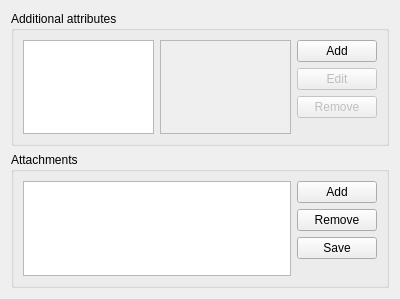
<?xml version="1.0" encoding="UTF-8"?>
<ui version="4.0">
 <class>EditEntryWidgetAdvanced</class>
 <widget class="QWidget" name="EditEntryWidgetAdvanced">
  <property name="geometry">
   <rect>
    <x>0</x>
    <y>0</y>
    <width>400</width>
    <height>299</height>
   </rect>
  </property>
  <layout class="QVBoxLayout" name="verticalLayout">
   <item>
    <widget class="QGroupBox" name="attributesBox">
     <property name="title">
      <string>Additional attributes</string>
     </property>
     <layout class="QHBoxLayout" name="horizontalLayout">
      <item>
       <widget class="AttributesListView" name="attributesView"/>
      </item>
      <item>
       <widget class="QPlainTextEdit" name="attributesEdit">
        <property name="enabled">
         <bool>false</bool>
        </property>
       </widget>
      </item>
      <item>
       <layout class="QVBoxLayout" name="verticalLayout_2">
        <item>
         <widget class="QPushButton" name="addAttributeButton">
          <property name="text">
           <string>Add</string>
          </property>
         </widget>
        </item>
        <item>
         <widget class="QPushButton" name="editAttributeButton">
          <property name="enabled">
           <bool>false</bool>
          </property>
          <property name="text">
           <string>Edit</string>
          </property>
         </widget>
        </item>
        <item>
         <widget class="QPushButton" name="removeAttributeButton">
          <property name="enabled">
           <bool>false</bool>
          </property>
          <property name="text">
           <string>Remove</string>
          </property>
         </widget>
        </item>
        <item>
         <spacer name="verticalSpacer">
          <property name="orientation">
           <enum>Qt::Vertical</enum>
          </property>
          <property name="sizeHint" stdset="0">
           <size>
            <width>20</width>
            <height>40</height>
           </size>
          </property>
         </spacer>
        </item>
       </layout>
      </item>
     </layout>
    </widget>
   </item>
   <item>
    <widget class="QGroupBox" name="attachmentsBox">
     <property name="title">
      <string>Attachments</string>
     </property>
     <layout class="QHBoxLayout" name="horizontalLayout_2">
      <item>
       <widget class="QListView" name="attachmentsView">
        <property name="flow">
         <enum>QListView::LeftToRight</enum>
        </property>
        <property name="isWrapping" stdset="0">
         <bool>true</bool>
        </property>
       </widget>
      </item>
      <item>
       <layout class="QVBoxLayout" name="verticalLayout_3">
        <item>
         <widget class="QPushButton" name="addAttachmentButton">
          <property name="text">
           <string>Add</string>
          </property>
         </widget>
        </item>
        <item>
         <widget class="QPushButton" name="removeAttachmentButton">
          <property name="text">
           <string>Remove</string>
          </property>
         </widget>
        </item>
        <item>
         <widget class="QPushButton" name="saveAttachmentButton">
          <property name="text">
           <string>Save</string>
          </property>
         </widget>
        </item>
        <item>
         <spacer name="verticalSpacer_2">
          <property name="orientation">
           <enum>Qt::Vertical</enum>
          </property>
          <property name="sizeHint" stdset="0">
           <size>
            <width>20</width>
            <height>40</height>
           </size>
          </property>
         </spacer>
        </item>
       </layout>
      </item>
     </layout>
    </widget>
   </item>
  </layout>
 </widget>
 <customwidgets>
  <customwidget>
   <class>AttributesListView</class>
   <extends>QListView</extends>
   <header>gui/entry/EditEntryWidget_p.h</header>
  </customwidget>
 </customwidgets>
 <resources/>
 <connections/>
</ui>
